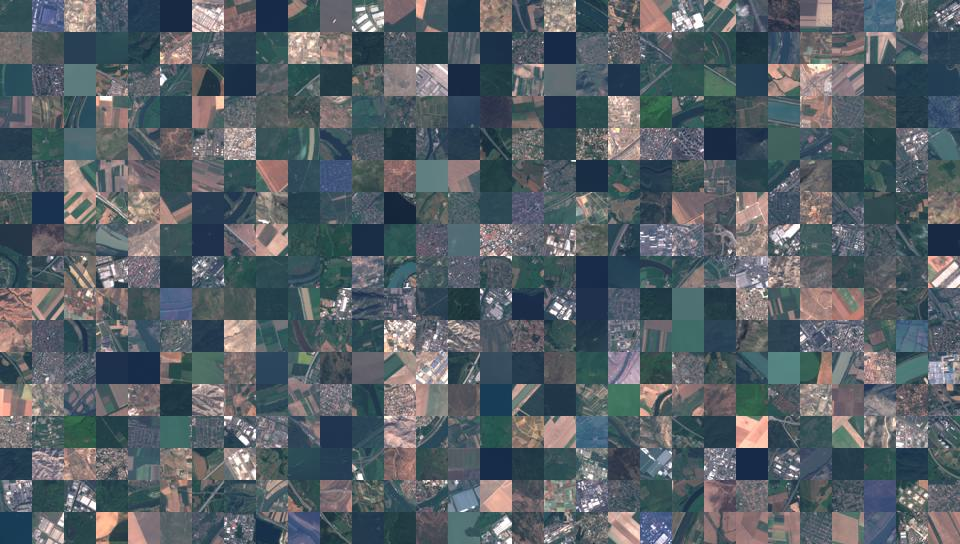
#> input picture generated_assets/eurosat_collage.jpeg, 960 x 544 px
$ python -i edge_features.py   (imports and definitions only)   (older library calls are emulated)
#> lines starting #> are read from the running program, lines starting #| are printed output that depends on the picture
import cv2
import numpy as np

def extract_edge_features(image):
    features = []

    gray = cv2.cvtColor(image, cv2.COLOR_RGB2GRAY)
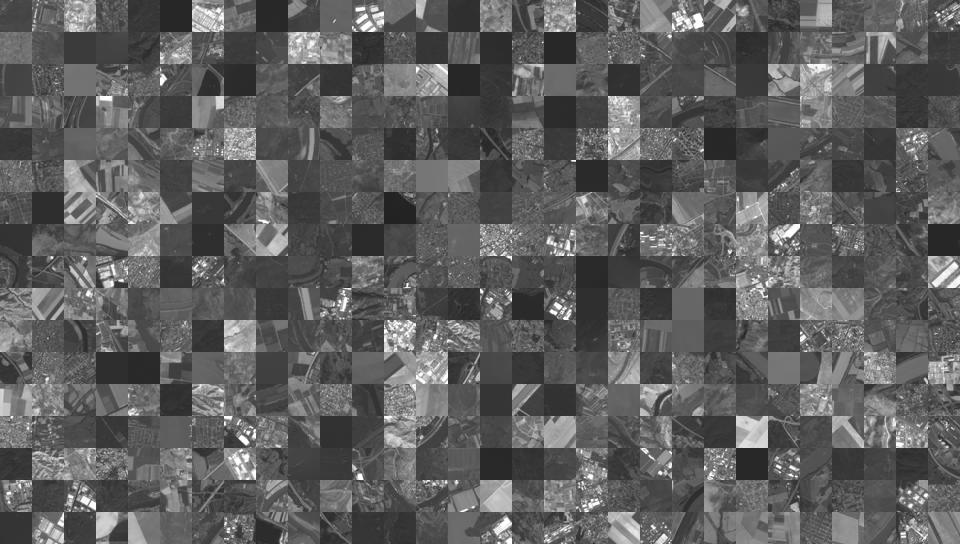
#> gray: shape (544, 960); min 20, max 255, mean 94.3

    # Sobel edge
    sobel_x = cv2.Sobel(gray, cv2.CV_64F, 1, 0, ksize=3)
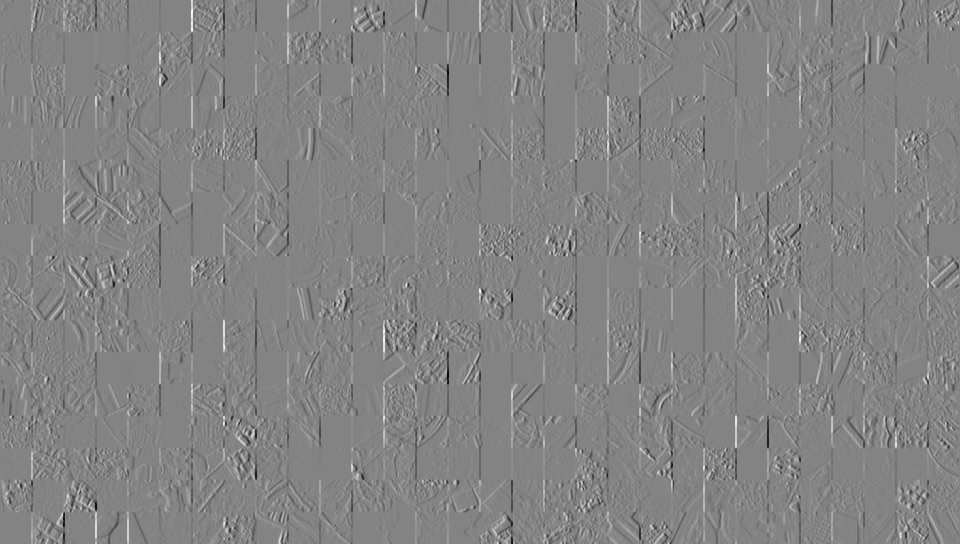
#> sobel_x: shape (544, 960) float64; min -835, max 779, mean 0; drawn with min black and max white
    sobel_y = cv2.Sobel(gray, cv2.CV_64F, 0, 1, ksize=3)
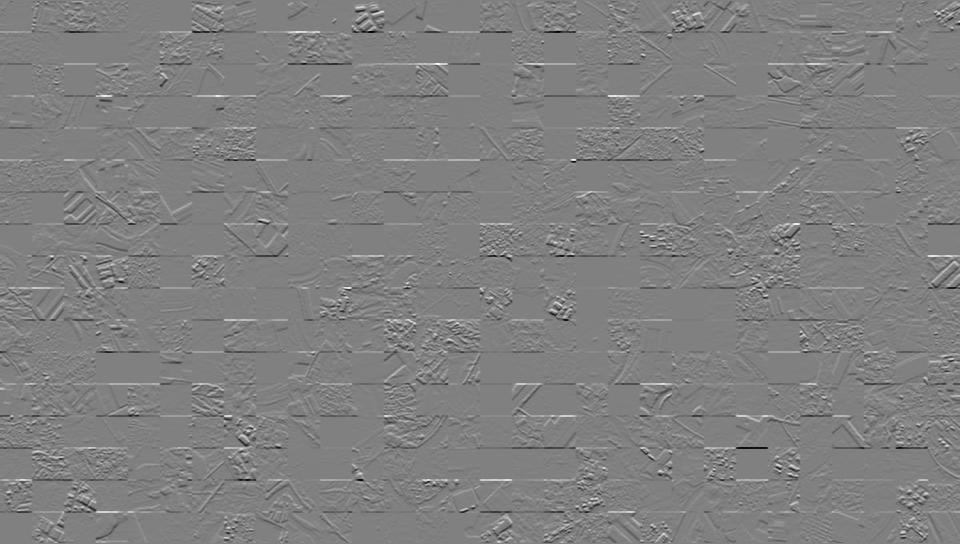
#> sobel_y: shape (544, 960) float64; min -814, max 800, mean 0.1; drawn with min black and max white
    sobel_mag = np.sqrt(sobel_x**2 + sobel_y**2)
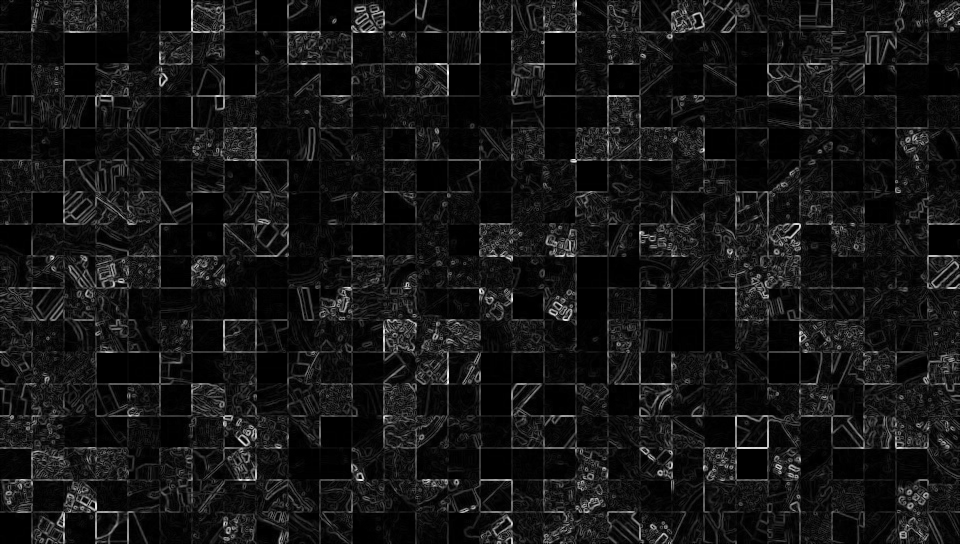
#> sobel_mag: shape (544, 960) float64; min 0, max 835.3, mean 68.9; drawn with min black and max white

    features += [
        np.mean(sobel_mag),
        np.std(sobel_mag),
        np.var(sobel_mag),
        np.sum(sobel_mag > np.percentile(sobel_mag, 90))    # Strong edges count
    ]
#> features = [68.93, 87.81, 7710.1, 52214]

    # Canny edges
    canny = cv2.Canny(gray.astype(np.uint8), 50, 150)
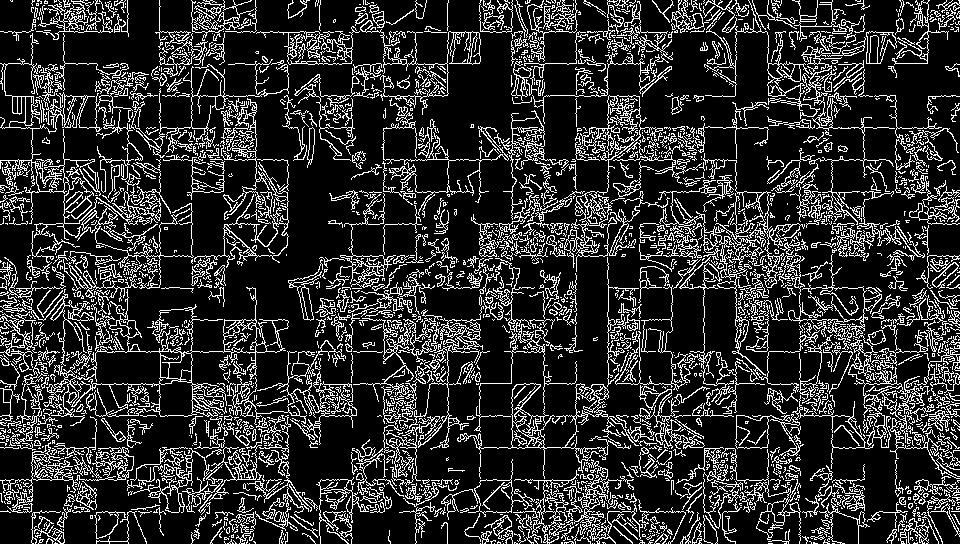
#> canny: shape (544, 960); 18.4% white in thin lines or dots

    features += [
        np.sum(canny > 0) / canny.size, # Edge density
        np.mean(canny),
        np.std(canny),
        np.var(canny)
    ]
#> features = [68.93, 87.81, 7710.1, 52214, 0.184, 46.98, 98.86, 9773.3]

    # Laplacian
    laplacian = cv2.Laplacian(gray, cv2.CV_64F)
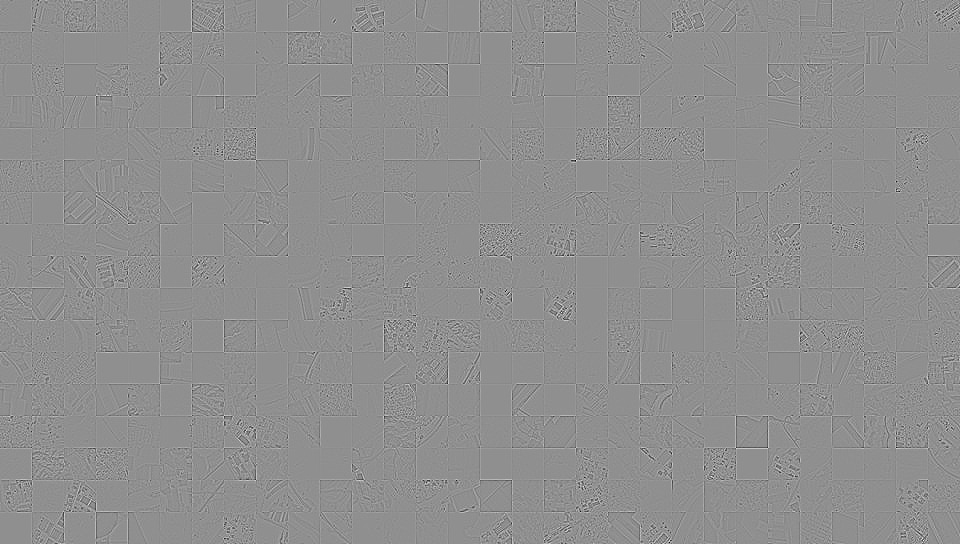
#> laplacian: shape (544, 960) float64; min -454, max 352, mean 0; drawn with min black and max white

    features += [
        np.mean(np.abs(laplacian)),
        np.std(laplacian),
        np.var(laplacian)
    ]
#> features = [68.93, 87.81, 7710.1, 52214, 0.184, 46.98, 98.86, 9773.3, 18.22, 33.1, 1095.4]

    return features

>>> import cv2
>>> picture = cv2.cvtColor(cv2.imread('../../generated_assets/eurosat_collage.jpeg'), cv2.COLOR_BGR2RGB)
>>> result = extract_edge_features(picture)
#> result has the same summary as features in extract_edge_features
